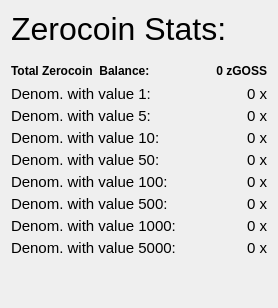
                  <widget class="QFrame" name="verticalFrameRight">
                   <layout class="QVBoxLayout" name="verticalLayout_9">
                    <item>
                     <layout class="QVBoxLayout" name="verticalLayout_Right">
                      <property name="spacing">
                       <number>4</number>
                      </property>
                      <item>
                       <layout class="QHBoxLayout" name="horizontalLayout_21">
                        <item>
                         <widget class="QLabel" name="labelzGOSSStats">
                          <property name="font">
                           <font>
                            <pointsize>24</pointsize>
                            <weight>50</weight>
                            <bold>false</bold>
                           </font>
                          </property>
                          <property name="toolTip">
                           <string>Information about the available Zerocoin funds.</string>
                          </property>
                          <property name="text">
                           <string>Zerocoin Stats:</string>
                          </property>
                          <property name="alignment">
                           <set>Qt::AlignLeading|Qt::AlignLeft|Qt::AlignVCenter</set>
                          </property>
                         </widget>
                        </item>
                        <item>
                         <spacer name="horizontalSpacer_16">
                          <property name="orientation">
                           <enum>Qt::Horizontal</enum>
                          </property>
                          <property name="sizeHint" stdset="0">
                           <size>
                            <width>40</width>
                            <height>20</height>
                           </size>
                          </property>
                         </spacer>
                        </item>
                       </layout>
                      </item>
                      <item>
                       <spacer name="verticalSpacer">
                        <property name="orientation">
                         <enum>Qt::Vertical</enum>
                        </property>
                        <property name="sizeType">
                         <enum>QSizePolicy::Maximum</enum>
                        </property>
                        <property name="sizeHint" stdset="0">
                         <size>
                          <width>20</width>
                          <height>10</height>
                         </size>
                        </property>
                       </spacer>
                      </item>
                      <item>
                       <layout class="QHBoxLayout" name="horizontalLayout_12">
                        <item>
                         <widget class="QLabel" name="labelzAvailableText">
                          <property name="font">
                           <font>
                            <weight>75</weight>
                            <bold>true</bold>
                           </font>
                          </property>
                          <property name="toolTip">
                           <string>Total Balance including unconfirmed and immature zGOSS</string>
                          </property>
                          <property name="text">
                           <string>Total Zerocoin  Balance:</string>
                          </property>
                          <property name="alignment">
                           <set>Qt::AlignLeading|Qt::AlignLeft|Qt::AlignVCenter</set>
                          </property>
                         </widget>
                        </item>
                        <item>
                         <spacer name="horizontalSpacer_7">
                          <property name="orientation">
                           <enum>Qt::Horizontal</enum>
                          </property>
                          <property name="sizeHint" stdset="0">
                           <size>
                            <width>40</width>
                            <height>20</height>
                           </size>
                          </property>
                         </spacer>
                        </item>
                        <item>
                         <widget class="QLabel" name="labelzAvailableAmount">
                          <property name="minimumSize">
                           <size>
                            <width>40</width>
                            <height>0</height>
                           </size>
                          </property>
                          <property name="font">
                           <font>
                            <weight>75</weight>
                            <bold>true</bold>
                           </font>
                          </property>
                          <property name="toolTip">
                           <string>Total Balance including unconfirmed and immature zGOSS</string>
                          </property>
                          <property name="text">
                           <string>0 zGOSS</string>
                          </property>
                          <property name="alignment">
                           <set>Qt::AlignRight|Qt::AlignTrailing|Qt::AlignVCenter</set>
                          </property>
                         </widget>
                        </item>
                       </layout>
                      </item>
                      <item>
                       <layout class="QHBoxLayout" name="horizontalLayout_13">
                        <item>
                         <widget class="QLabel" name="labelzDenom1Text">
                          <property name="font">
                           <font>
                            <pointsize>11</pointsize>
                           </font>
                          </property>
                          <property name="toolTip">
                           <string>Denominations with value 1:</string>
                          </property>
                          <property name="text">
                           <string>Denom. with value 1:</string>
                          </property>
                          <property name="alignment">
                           <set>Qt::AlignLeading|Qt::AlignLeft|Qt::AlignVCenter</set>
                          </property>
                         </widget>
                        </item>
                        <item>
                         <spacer name="horizontalSpacer_8">
                          <property name="orientation">
                           <enum>Qt::Horizontal</enum>
                          </property>
                          <property name="sizeHint" stdset="0">
                           <size>
                            <width>40</width>
                            <height>16</height>
                           </size>
                          </property>
                         </spacer>
                        </item>
                        <item>
                         <widget class="QLabel" name="labelzDenom1Amount">
                          <property name="minimumSize">
                           <size>
                            <width>40</width>
                            <height>0</height>
                           </size>
                          </property>
                          <property name="font">
                           <font>
                            <pointsize>11</pointsize>
                           </font>
                          </property>
                          <property name="toolTip">
                           <string>Unconfirmed: less than 20 confirmations
Immature: confirmed, but less than 2 mints of the same denomination after it was minted</string>
                          </property>
                          <property name="text">
                           <string>0 x</string>
                          </property>
                          <property name="textFormat">
                           <enum>Qt::RichText</enum>
                          </property>
                          <property name="alignment">
                           <set>Qt::AlignRight|Qt::AlignTrailing|Qt::AlignVCenter</set>
                          </property>
                         </widget>
                        </item>
                       </layout>
                      </item>
                      <item>
                       <layout class="QHBoxLayout" name="horizontalLayout_14">
                        <item>
                         <widget class="QLabel" name="labelzDenom2Text">
                          <property name="font">
                           <font>
                            <pointsize>11</pointsize>
                           </font>
                          </property>
                          <property name="toolTip">
                           <string>Denominations with value 5:</string>
                          </property>
                          <property name="text">
                           <string>Denom. with value 5:</string>
                          </property>
                          <property name="alignment">
                           <set>Qt::AlignLeading|Qt::AlignLeft|Qt::AlignVCenter</set>
                          </property>
                         </widget>
                        </item>
                        <item>
                         <spacer name="horizontalSpacer_9">
                          <property name="orientation">
                           <enum>Qt::Horizontal</enum>
                          </property>
                          <property name="sizeHint" stdset="0">
                           <size>
                            <width>40</width>
                            <height>16</height>
                           </size>
                          </property>
                         </spacer>
                        </item>
                        <item>
                         <widget class="QLabel" name="labelzDenom2Amount">
                          <property name="minimumSize">
                           <size>
                            <width>40</width>
                            <height>0</height>
                           </size>
                          </property>
                          <property name="font">
                           <font>
                            <pointsize>11</pointsize>
                           </font>
                          </property>
                          <property name="toolTip">
                           <string>Unconfirmed: less than 20 confirmations
Immature: confirmed, but less than 2 mints of the same denomination after it was minted</string>
                          </property>
                          <property name="text">
                           <string>0 x</string>
                          </property>
                          <property name="textFormat">
                           <enum>Qt::RichText</enum>
                          </property>
                          <property name="alignment">
                           <set>Qt::AlignRight|Qt::AlignTrailing|Qt::AlignVCenter</set>
                          </property>
                         </widget>
                        </item>
                       </layout>
                      </item>
                      <item>
                       <layout class="QHBoxLayout" name="horizontalLayout_15">
                        <item>
                         <widget class="QLabel" name="labelzDenom3Text">
                          <property name="font">
                           <font>
                            <pointsize>11</pointsize>
                           </font>
                          </property>
                          <property name="toolTip">
                           <string>Denominations with value 10:</string>
                          </property>
                          <property name="text">
                           <string>Denom. with value 10:</string>
                          </property>
                          <property name="alignment">
                           <set>Qt::AlignLeading|Qt::AlignLeft|Qt::AlignVCenter</set>
                          </property>
                         </widget>
                        </item>
                        <item>
                         <spacer name="horizontalSpacer_10">
                          <property name="orientation">
                           <enum>Qt::Horizontal</enum>
                          </property>
                          <property name="sizeHint" stdset="0">
                           <size>
                            <width>40</width>
                            <height>16</height>
                           </size>
                          </property>
                         </spacer>
                        </item>
                        <item>
                         <widget class="QLabel" name="labelzDenom3Amount">
                          <property name="minimumSize">
                           <size>
                            <width>40</width>
                            <height>0</height>
                           </size>
                          </property>
                          <property name="font">
                           <font>
                            <pointsize>11</pointsize>
                           </font>
                          </property>
                          <property name="toolTip">
                           <string>Unconfirmed: less than 20 confirmations
Immature: confirmed, but less than 2 mints of the same denomination after it was minted</string>
                          </property>
                          <property name="text">
                           <string>0 x</string>
                          </property>
                          <property name="textFormat">
                           <enum>Qt::RichText</enum>
                          </property>
                          <property name="alignment">
                           <set>Qt::AlignRight|Qt::AlignTrailing|Qt::AlignVCenter</set>
                          </property>
                         </widget>
                        </item>
                       </layout>
                      </item>
                      <item>
                       <layout class="QHBoxLayout" name="horizontalLayout_16">
                        <item>
                         <widget class="QLabel" name="labelzDenom4Text">
                          <property name="font">
                           <font>
                            <pointsize>11</pointsize>
                           </font>
                          </property>
                          <property name="toolTip">
                           <string>Denominations with value 50:</string>
                          </property>
                          <property name="text">
                           <string>Denom. with value 50:</string>
                          </property>
                          <property name="alignment">
                           <set>Qt::AlignLeading|Qt::AlignLeft|Qt::AlignVCenter</set>
                          </property>
                         </widget>
                        </item>
                        <item>
                         <spacer name="horizontalSpacer_11">
                          <property name="orientation">
                           <enum>Qt::Horizontal</enum>
                          </property>
                          <property name="sizeHint" stdset="0">
                           <size>
                            <width>40</width>
                            <height>16</height>
                           </size>
                          </property>
                         </spacer>
                        </item>
                        <item>
                         <widget class="QLabel" name="labelzDenom4Amount">
                          <property name="minimumSize">
                           <size>
                            <width>40</width>
                            <height>0</height>
                           </size>
                          </property>
                          <property name="font">
                           <font>
                            <pointsize>11</pointsize>
                           </font>
                          </property>
                          <property name="toolTip">
                           <string>Unconfirmed: less than 20 confirmations
Immature: confirmed, but less than 2 mints of the same denomination after it was minted</string>
                          </property>
                          <property name="text">
                           <string>0 x</string>
                          </property>
                          <property name="textFormat">
                           <enum>Qt::RichText</enum>
                          </property>
                          <property name="alignment">
                           <set>Qt::AlignRight|Qt::AlignTrailing|Qt::AlignVCenter</set>
                          </property>
                         </widget>
                        </item>
                       </layout>
                      </item>
                      <item>
                       <layout class="QHBoxLayout" name="horizontalLayout_17">
                        <item>
                         <widget class="QLabel" name="labelzDenom5Text">
                          <property name="font">
                           <font>
                            <pointsize>11</pointsize>
                           </font>
                          </property>
                          <property name="toolTip">
                           <string>Denominations with value 100:</string>
                          </property>
                          <property name="text">
                           <string>Denom. with value 100:</string>
                          </property>
                          <property name="alignment">
                           <set>Qt::AlignLeading|Qt::AlignLeft|Qt::AlignVCenter</set>
                          </property>
                         </widget>
                        </item>
                        <item>
                         <spacer name="horizontalSpacer_12">
                          <property name="orientation">
                           <enum>Qt::Horizontal</enum>
                          </property>
                          <property name="sizeHint" stdset="0">
                           <size>
                            <width>40</width>
                            <height>16</height>
                           </size>
                          </property>
                         </spacer>
                        </item>
                        <item>
                         <widget class="QLabel" name="labelzDenom5Amount">
                          <property name="minimumSize">
                           <size>
                            <width>40</width>
                            <height>0</height>
                           </size>
                          </property>
                          <property name="font">
                           <font>
                            <pointsize>11</pointsize>
                           </font>
                          </property>
                          <property name="toolTip">
                           <string>Unconfirmed: less than 20 confirmations
Immature: confirmed, but less than 2 mints of the same denomination after it was minted</string>
                          </property>
                          <property name="text">
                           <string>0 x</string>
                          </property>
                          <property name="textFormat">
                           <enum>Qt::RichText</enum>
                          </property>
                          <property name="alignment">
                           <set>Qt::AlignRight|Qt::AlignTrailing|Qt::AlignVCenter</set>
                          </property>
                         </widget>
                        </item>
                       </layout>
                      </item>
                      <item>
                       <layout class="QHBoxLayout" name="horizontalLayout_18">
                        <item>
                         <widget class="QLabel" name="labelzDenom6Text">
                          <property name="font">
                           <font>
                            <pointsize>11</pointsize>
                           </font>
                          </property>
                          <property name="toolTip">
                           <string>Denominations with value 500:</string>
                          </property>
                          <property name="text">
                           <string>Denom. with value 500:</string>
                          </property>
                          <property name="alignment">
                           <set>Qt::AlignLeading|Qt::AlignLeft|Qt::AlignVCenter</set>
                          </property>
                         </widget>
                        </item>
                        <item>
                         <spacer name="horizontalSpacer_13">
                          <property name="orientation">
                           <enum>Qt::Horizontal</enum>
                          </property>
                          <property name="sizeHint" stdset="0">
                           <size>
                            <width>40</width>
                            <height>16</height>
                           </size>
                          </property>
                         </spacer>
                        </item>
                        <item>
                         <widget class="QLabel" name="labelzDenom6Amount">
                          <property name="minimumSize">
                           <size>
                            <width>40</width>
                            <height>0</height>
                           </size>
                          </property>
                          <property name="font">
                           <font>
                            <pointsize>11</pointsize>
                           </font>
                          </property>
                          <property name="toolTip">
                           <string>Unconfirmed: less than 20 confirmations
Immature: confirmed, but less than 2 mints of the same denomination after it was minted</string>
                          </property>
                          <property name="text">
                           <string>0 x</string>
                          </property>
                          <property name="textFormat">
                           <enum>Qt::RichText</enum>
                          </property>
                          <property name="alignment">
                           <set>Qt::AlignRight|Qt::AlignTrailing|Qt::AlignVCenter</set>
                          </property>
                         </widget>
                        </item>
                       </layout>
                      </item>
                      <item>
                       <layout class="QHBoxLayout" name="horizontalLayout_19">
                        <item>
                         <widget class="QLabel" name="labelzDenom7Text">
                          <property name="font">
                           <font>
                            <pointsize>11</pointsize>
                           </font>
                          </property>
                          <property name="toolTip">
                           <string>Denominations with value 1000:</string>
                          </property>
                          <property name="text">
                           <string>Denom. with value 1000:</string>
                          </property>
                          <property name="alignment">
                           <set>Qt::AlignLeading|Qt::AlignLeft|Qt::AlignVCenter</set>
                          </property>
                         </widget>
                        </item>
                        <item>
                         <spacer name="horizontalSpacer_14">
                          <property name="orientation">
                           <enum>Qt::Horizontal</enum>
                          </property>
                          <property name="sizeHint" stdset="0">
                           <size>
                            <width>40</width>
                            <height>16</height>
                           </size>
                          </property>
                         </spacer>
                        </item>
                        <item>
                         <widget class="QLabel" name="labelzDenom7Amount">
                          <property name="minimumSize">
                           <size>
                            <width>40</width>
                            <height>0</height>
                           </size>
                          </property>
                          <property name="font">
                           <font>
                            <pointsize>11</pointsize>
                           </font>
                          </property>
                          <property name="toolTip">
                           <string>Unconfirmed: less than 20 confirmations
Immature: confirmed, but less than 2 mints of the same denomination after it was minted</string>
                          </property>
                          <property name="text">
                           <string>0 x</string>
                          </property>
                          <property name="textFormat">
                           <enum>Qt::RichText</enum>
                          </property>
                          <property name="alignment">
                           <set>Qt::AlignRight|Qt::AlignTrailing|Qt::AlignVCenter</set>
                          </property>
                         </widget>
                        </item>
                       </layout>
                      </item>
                      <item>
                       <layout class="QHBoxLayout" name="horizontalLayout_20">
                        <item>
                         <widget class="QLabel" name="labelzDenom8Text">
                          <property name="font">
                           <font>
                            <pointsize>11</pointsize>
                           </font>
                          </property>
                          <property name="toolTip">
                           <string>Denominations with value 5000:</string>
                          </property>
                          <property name="text">
                           <string>Denom. with value 5000:</string>
                          </property>
                          <property name="alignment">
                           <set>Qt::AlignLeading|Qt::AlignLeft|Qt::AlignVCenter</set>
                          </property>
                         </widget>
                        </item>
                        <item>
                         <spacer name="horizontalSpacer_15">
                          <property name="orientation">
                           <enum>Qt::Horizontal</enum>
                          </property>
                          <property name="sizeHint" stdset="0">
                           <size>
                            <width>40</width>
                            <height>16</height>
                           </size>
                          </property>
                         </spacer>
                        </item>
                        <item>
                         <widget class="QLabel" name="labelzDenom8Amount">
                          <property name="minimumSize">
                           <size>
                            <width>40</width>
                            <height>0</height>
                           </size>
                          </property>
                          <property name="font">
                           <font>
                            <pointsize>11</pointsize>
                           </font>
                          </property>
                          <property name="toolTip">
                           <string>Unconfirmed: less than 20 confirmations
Immature: confirmed, but less than 2 mints of the same denomination after it was minted</string>
                          </property>
                          <property name="text">
                           <string>0 x</string>
                          </property>
                          <property name="textFormat">
                           <enum>Qt::RichText</enum>
                          </property>
                          <property name="alignment">
                           <set>Qt::AlignRight|Qt::AlignTrailing|Qt::AlignVCenter</set>
                          </property>
                         </widget>
                        </item>
                       </layout>
                      </item>
                      <item>
                       <spacer name="verticalSpacer_4">
                        <property name="orientation">
                         <enum>Qt::Vertical</enum>
                        </property>
                        <property name="sizeHint" stdset="0">
                         <size>
                          <width>20</width>
                          <height>40</height>
                         </size>
                        </property>
                       </spacer>
                      </item>
                     </layout>
                    </item>
                   </layout>
                  </widget>
